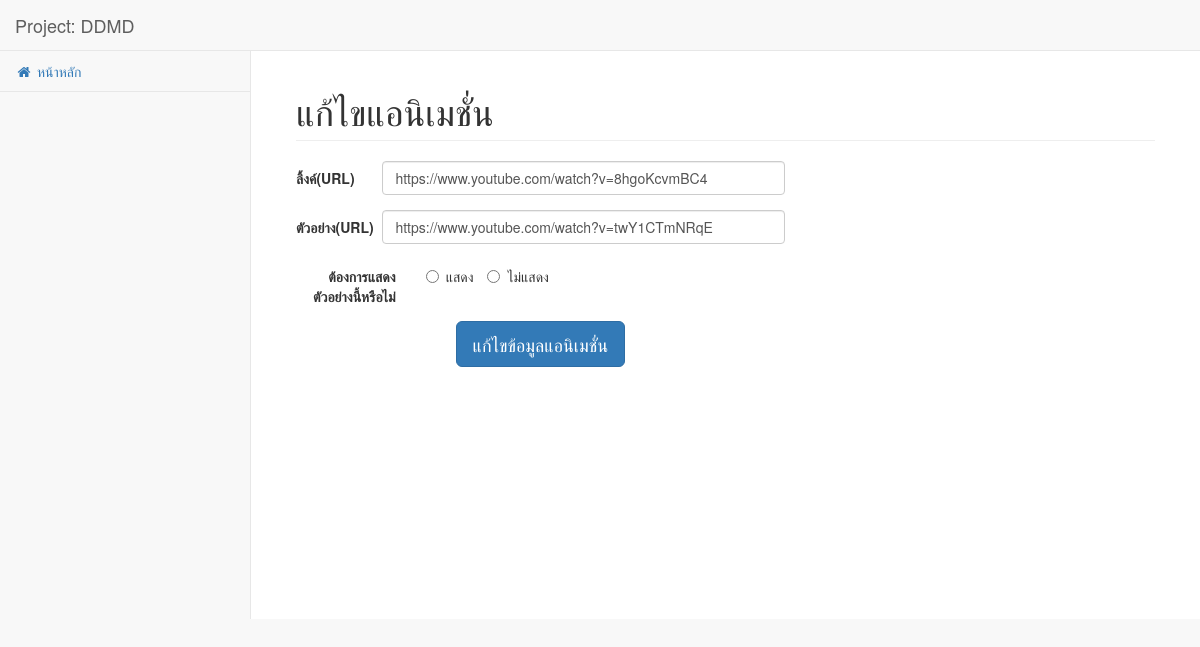
The page /pages/animation_add.php?id=7 on the database its author committed.
### tables this page shows
CREATE TABLE `video` (
  `id` int(11) NOT NULL,
  `link` varchar(50) NOT NULL,
  `slink` varchar(50) NOT NULL,
  `test_id` int(11) NOT NULL,
  `show_first` int(11) NOT NULL DEFAULT '0'
);

### pages/animation_add.php (the view, shortened to what this page needs)
<?php session_start();
require 'connection.php';
$link = "";
$slink = "";
if (isset($_GET["id"])) {
  $id = $_GET["id"];
  $sql = "SELECT * FROM test, video where test.id = $id and test.id = video.test_id";
  $result = $conn->query($sql);
    if ($result->num_rows > 0) {
      $data = $result->fetch_assoc();
      $link = $data["link"];
      $slink = $data["slink"];
    }
}
?>
<!DOCTYPE html>
<html lang="en">
<head>
    <link href="../vendor/bootstrap/css/bootstrap.min.css" rel="stylesheet">
    <link href="../vendor/metisMenu/metisMenu.min.css" rel="stylesheet">
    <link href="../dist/css/sb-admin-2.css" rel="stylesheet">
    <link href="../vendor/morrisjs/morris.css" rel="stylesheet">
    <link href="../vendor/font-awesome/css/font-awesome.min.css" rel="stylesheet" type="text/css">
</head>
<body>
    <div id="wrapper">
        <nav class="navbar navbar-default navbar-static-top" role="navigation" style="margin-bottom: 0">
            <div class="navbar-header">
                <a class="navbar-brand" href="index.php">Project: DDMD</a>
            </div>
            <?php require('sidemenu.php'); ?>
        </nav>
        <div id="page-wrapper">
            <div class="row">
                <div class="col-md-12">
                    <div class="col-md-12">
                      <?php
                        if (isset($_GET["id"])) {
                          echo '<h1 class="page-header">แก้ไขแอนิเมชั่น</h1>';
                        } else {
                          echo '<h1 class="page-header">เพิ่มแอนิเมชั่น</h1>';
                        }
                       ?>
                    </div>
                    <div class="col-md-7">
                      <form class="form-horizontal">
                        <div class="form-group">
                          <label for="" class="col-sm-2 control-label">ลิ้งค์(URL)</label>
                          <div class="col-sm-10">
                            <input type="text" class="form-control" id="link" value="<?=$link;?>" placeholder="ลิ้งค์(URL)" maxlength="50">
                          </div>
                        </div>
                        <div class="form-group">
                          <label for="" class="col-sm-2 control-label">ตัวอย่าง(URL)</label>
                          <div class="col-sm-10">
                            <input type="text" class="form-control" id="slink" placeholder="ลิ้งค์ตัวอย่าง(URL)" value="<?=$slink;?>"  maxlength="50">
                          </div>
                        </div>
                        <div class="form-group">
                          <label for="" class="col-sm-3 control-label">ต้องการแสดงตัวอย่างนี้หรือไม่</label>
                        <div class="col-sm-9">
                          <label class="radio-inline">
                            <input type="radio" name="display" id="inlineRadio1" value="1"> แสดง
                            </label>
                            <label class="radio-inline">
                            <input type="radio" name="display" id="inlineRadio2" value="0"> ไม่แสดง
                            </label>
                        </div>
                        </div>
                      </form>
                      <div class="col-md-12" align="center">
                        <button type="button" class="btn btn-primary btn-lg" data-toggle="modal" data-target="#btn-update">
                          แก้ไขข้อมูลแอนิเมชั่น
                        </button>
                      </div>
                    </div>
                </div>
            </div>
        </div>
      </div>
    </body>
    </html>

### rows shown on the page
video: link "https://www.youtube.com/watch?v=8hgoKcvmBC4", slink "https://www.youtube.com/watch?v=twY1CTmNRqE"
